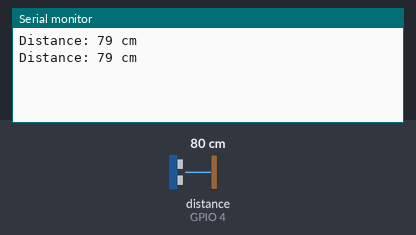
The sketch below on a simulated ESP32. Parts: the last lines printed to the serial monitor. Wiring (inferred from the names in the program): ultrasonic range finder: trigger GPIO 2; echo GPIO 4. The test bench sets the inputs (shaded band); at power-on: distance to the obstacle (sensor on GPIO 4) 80 cm. The echo pulse lasts 58.3 µs per cm; WiFi joins after 1.5 s; servers stay silent unless stated.

Above: at 3.0 s.
3.1 s: distance to the obstacle (sensor on GPIO 4) set to 53 cm
At 4.4 s:
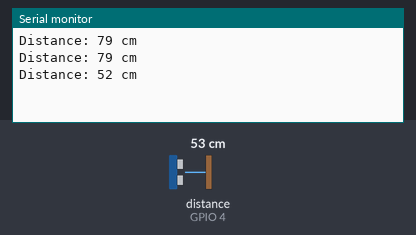
4.6 s: distance to the obstacle (sensor on GPIO 4) set to 46 cm
At 5.6 s:
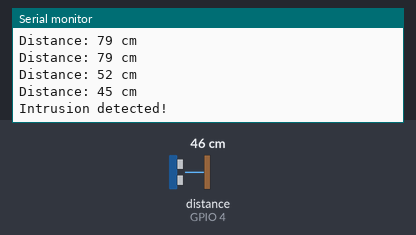
Timing chart, 0 to 7.6 s (numbered marks = the images above; inputs shaded):
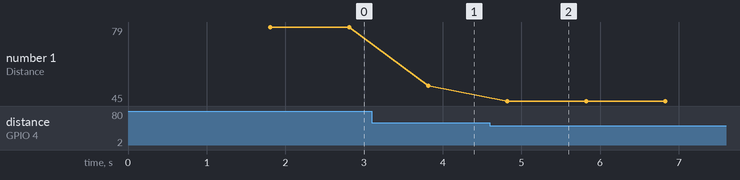

Measured:
- the behaviour switches between 51 and 50 cm on distance to the obstacle (sensor on GPIO 4) (found by bisection; images 1 and 2)
- after the input at 3.1 s, the serial monitor: prints a new line after 0.72 s (image 1)
- after the input at 4.6 s, the serial monitor: prints a new line after 0.22 s (image 2)
- plotted number 1: 79 → 52 after the input at 3.1 s, 52 → 45 after the input at 4.6 s

The sketch:

intrusion.ino
```cpp
#define BLYNK_TEMPLATE_ID "TMPL3DntmoYyh"
#define BLYNK_TEMPLATE_NAME "intrusion detection"
#define BLYNK_AUTH_TOKEN "tEPkwQpQml5wnzTtl-_XpgdaKDbQ5DbI"
#define BLYNK_PRINT Serial

#include <WiFi.h>
#include <BlynkSimpleEsp32.h>

char ssid[] = "Shree";  // Replace with your Wi-Fi SSID
char pass[] = "12344321";  // Replace with your Wi-Fi Password

#define TRIG_PIN 2 // Pin for Ultrasonic sensor TRIG
#define ECHO_PIN 4  // Pin for Ultrasonic sensor ECHO
#define LED_PIN 2    // Pin for LED

void setup() {
  Serial.begin(115200);
  Blynk.begin(BLYNK_AUTH_TOKEN, ssid, pass);

  pinMode(TRIG_PIN, OUTPUT);
  pinMode(ECHO_PIN, INPUT);
  pinMode(LED_PIN, OUTPUT);
}

void loop() {
  Blynk.run();
  detectIntrusion();
}

void detectIntrusion() {
  long duration;
  int distance;

  // Trigger the ultrasonic pulse
  digitalWrite(TRIG_PIN, LOW);
  delayMicroseconds(2);
  digitalWrite(TRIG_PIN, HIGH);
  delayMicroseconds(10);
  digitalWrite(TRIG_PIN, LOW);

  // Measure the duration of the echo
  duration = pulseIn(ECHO_PIN, HIGH);

  // Calculate distance in cm
  distance = (duration * 0.034) / 2;

  Serial.print("Distance: ");
  Serial.print(distance);
  Serial.println(" cm");

  // Send distance to Blynk
  Blynk.virtualWrite(V0, distance);

  // If the distance is below the threshold (e.g., 50 cm), turn on the LED
  if (distance < 50) {
    digitalWrite(LED_PIN, HIGH); // Turn on LED
    Serial.println("Intrusion detected!");
    Blynk.logEvent("intrusion_alert", "Intrusion detected! Please check immediately.");
  } else {
    digitalWrite(LED_PIN, LOW);  // Turn off LED
  }

  delay(1000); // Wait for 1 second before the next measurement
}
```
